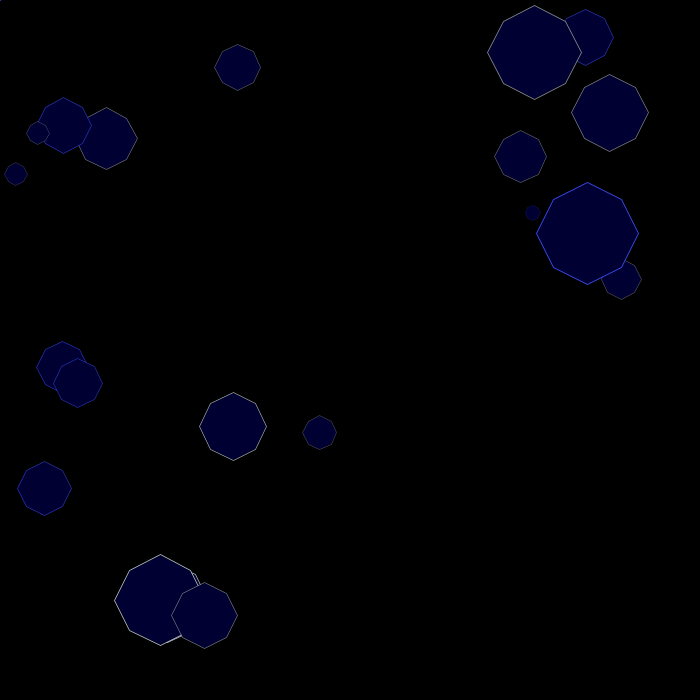
Frame 1 (no input)
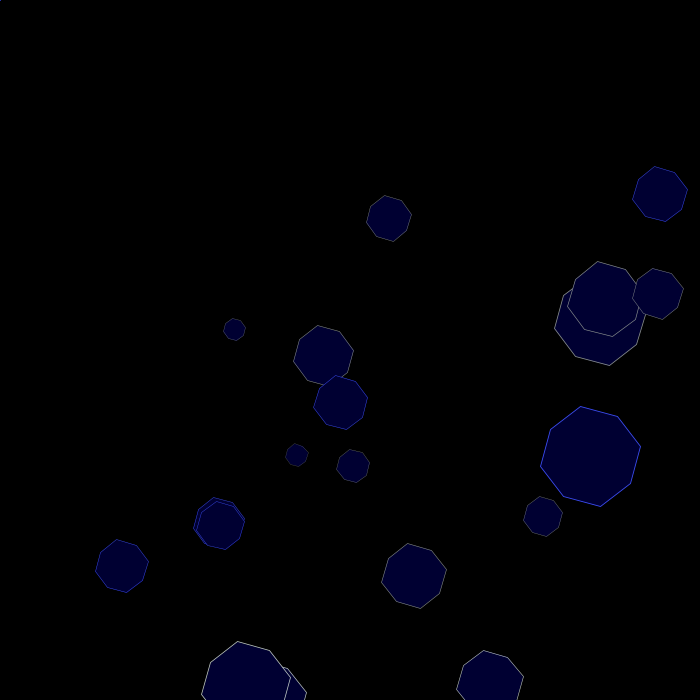
Frame 60 (the mouse pressed at the canvas centre just before this capture)
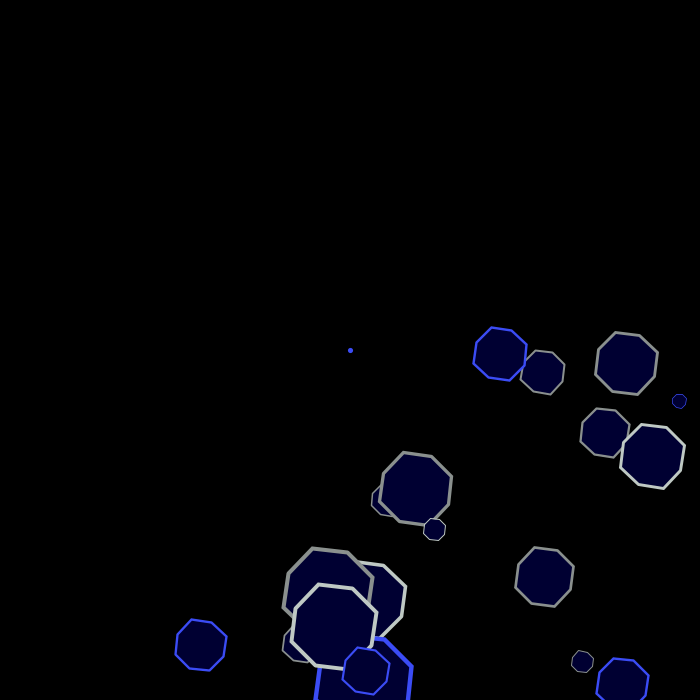
Frame 120 (the mouse held since frame 60 and released just before this capture)

The Processing sketch that drew these frames (run headless with seeded random() and noise(); from frame 60 on, the mouse is pressed at the canvas centre):

// Processing sketch: processing_83152
// ── processing_83152.pde

float epaisseur = 1;     //épaisseur curseur souris 
float transparent = 1;  //intensité curseur souris
Forme [] p = new Forme [20]; //nombre de formes 
void setup() {
  size(700, 700);      //taille de la fenetre
  for (int i=0; i<p.length; i++) {
    p[i] = new Forme(random(0.5, 5), random(0.5, 5), (int)random(4));
  }
}
void draw() {
  noCursor(); // pas de curseur
    background(#000000); // fond noir
  epaisseur = map(mouseX, 0, 500, 1, 7);  // refaire le curseur en point bleu
  strokeWeight(epaisseur);
  transparent = map(mouseY, 0, height, 2, 200);
  stroke (#3B4CF5);
  line(mouseX, mouseY, pmouseX, pmouseY);
  for (int i=0; i<p.length; i++) {
    p[i].bouge();
    p[i].decision();
    p[i].forme();
// changement de couleur lorsque l'on passe au dessus de la forme
    if ( overRect(p[i].centreX, p[i].centreY, 40, 40)) { 
      println("au dessus");
      p[i].R = random(255);
    }
  }
  if (keyPressed) {
    if (key == ' ') {
      background(200);
    }
  }
  translate(mouseX, mouseY);
}
boolean overRect(float x, float y, int width, int height) {
  if (mouseX >= x && mouseX <= x+width && 
    mouseY >= y && mouseY <= y+height) {
    return true;
  } 
  else {
    return false;
  }
}

//Déclarations des différentes variables utilisées
class Forme {
  float centreX;
  float centreY;
  float directionX = 1;
  float directionY = 1;
  float zoom;
  float speed;
  int choix;
  float r =0;
  float R, G, B;
  
  //variables permettant bouge, zoome
  Forme(float _zoom, float _speed, int _choix) {
    zoom = _zoom;
    speed = _speed;
    choix = _choix;
    centreX = random(width);
    centreY = random(height);
    R = 0; 
    G = 0;
    B = 50;
  }
  
   // conditions du code 
   
  void decision() {
    if (choix == 0) {
      stroke (#3B4CF5);//bleu
    }
    if (choix == 1) {
      stroke (#8A908E);
    }
    if (choix == 2) {
      stroke(#8A908E);
    }
    if (choix == 3) {
      stroke(#BFC9C4);
    }
  }
  void bouge() {
    if (centreX > width) { 
      centreX = width;
      directionX *= -1;
    }
    if (centreX < 0) {
      centreX = 0;
      directionX *= -1;
    }
    else {
      centreX += speed * directionX;
    }
    if (centreY > height) { 
      centreY = height;
      directionY *= -1;
    }
    if (centreY < 0) {
      centreY = 0;
      directionY *= -1;
    }
    else {
      centreY += speed * directionY;
    }
  }
  ///////////
  void forme() { // déclaration fonction forme
    //noFill();
    pushMatrix();
    translate(centreX, centreY); // déplacer objets dans la fenêtre d'affichage
    rotate(r); // rotation
    r= r+0.05; // 
    scale(zoom/5); // variation des formes
    fill (R, G, B); // couleur de le forme
    
//forme
    beginShape();
    vertex(-40, -40);
    vertex(0, -60);
    vertex(40, -40);
    vertex(60, 0);
    vertex(40, 40);
    vertex(0, 60);
    vertex(-40, 40);
    vertex(-60, 0);
    endShape(CLOSE);
    popMatrix();
  }
}
